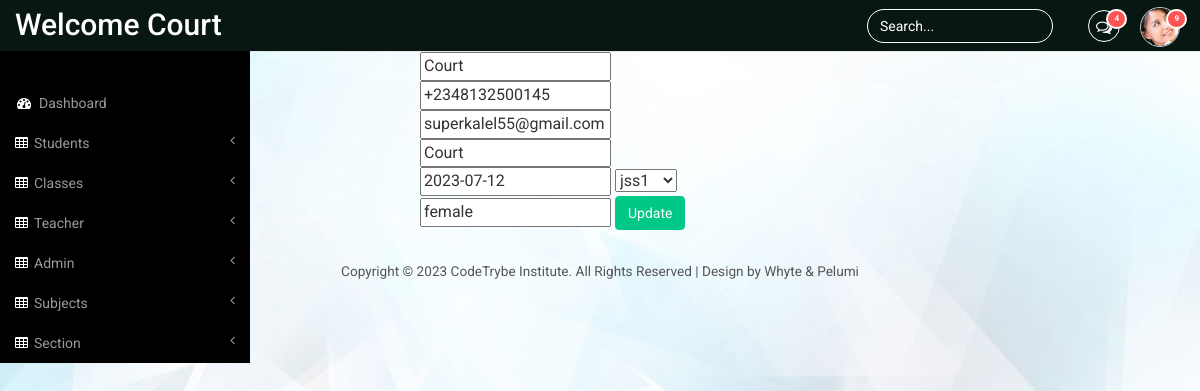
/std_up/5/ (signed in), run on an earlier commit of the app's database.
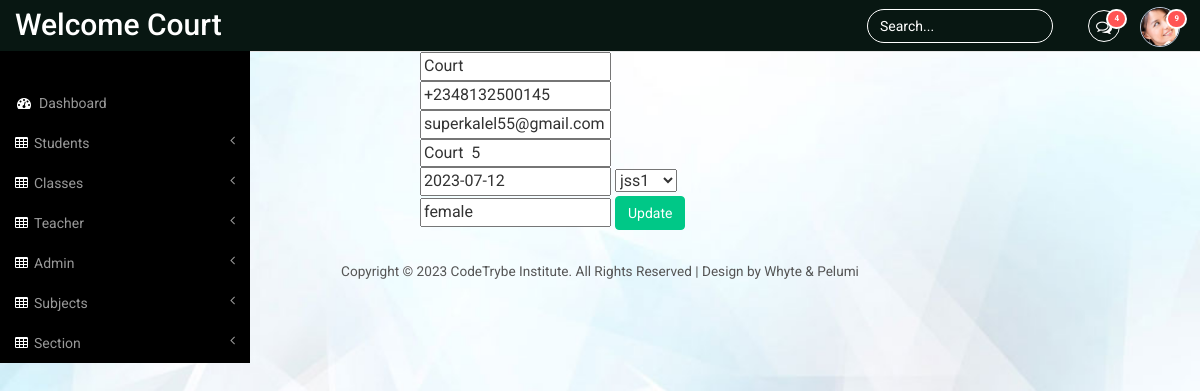
And on a later commit of the database.
### panel/models.py (models this page shows, shortened)
class Student(models.Model):
    user = models.OneToOneField(User, on_delete=models.CASCADE)
    phone_number = models.CharField(max_length=20,default="+234-")
    email = models.EmailField(max_length=50)
    address = models.CharField(max_length=50,default="Default address")
    dob = models.DateField(null=True,blank=True)
    std_class = models.ForeignKey(StdClass, on_delete=models.CASCADE, default=None)
    gender = models.CharField(max_length=10, default='NULL')
    role = models.CharField(max_length=20,default="student")

### panel/views.py (the view, shortened to what this page needs)
# urls.py: path('std_up/<str:id>/',views.std_update, name='panel-stdup'),
@login_required
def std_update(request, id):
    student_instance = get_object_or_404(Student, id=id)
    user_instance = get_object_or_404(User, username=student_instance.user)
    form = StudentUpdateForm(instance=student_instance)
    username_form = UserUpdateForm(instance=user_instance)
    context = {
        'form': form,
        'username_form': username_form,
    }
    form = StudentUpdateForm(instance=student_instance)
    username_form = UserUpdateForm(instance=user_instance)
    return render(request, "panel/std_up.html", context)

### panel/forms.py
class StudentUpdateForm(forms.ModelForm):
    class Meta:
        model = Student
        exclude = ['user','role']

class UserUpdateForm(forms.ModelForm):
    class Meta:
        model = User
        fields = ['username']

### panel/models.py (called while the page is built)
    def __str__(self):
        return self.name

### panel/templates/panel/std_up.html (shortened to what this page needs)
{% extends "panel/base.html" %}
{% block content %}
<form action="" method="post">
    <div class="container">
        <div class="row">
            <div class="col-md-4 col-md-offset-4 form-login">
                {{ username_form.username}}
                {{ form.phone_number }}
                {{ form.email}}
                {{form.address}}
                {{ form.dob }}
                {{ form.std_class }}
                {{ form.gender }}
            <button class="btn btn-primary btn-md" type="submit">Update</button>
                </div>
            </div>
        </div>
    </form>
    {% endblock %}

What changed in the data, as far as the page shows it:
changed Student "superkalel55@gmail.com": address "Court" → "Court 5"
